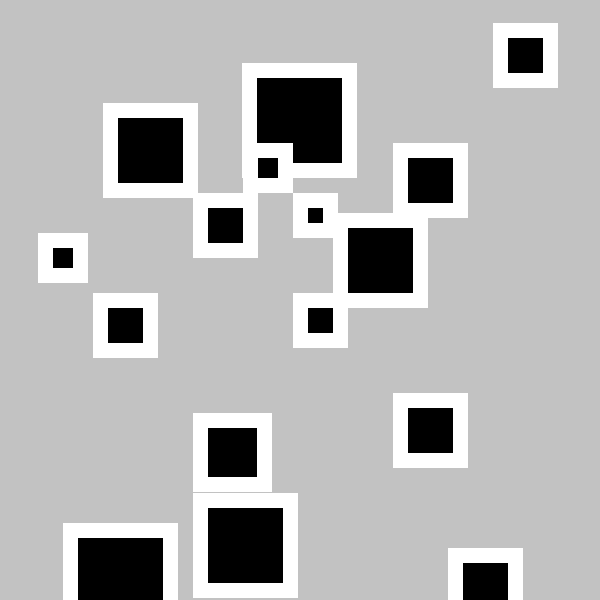
Frame 1 (no input)
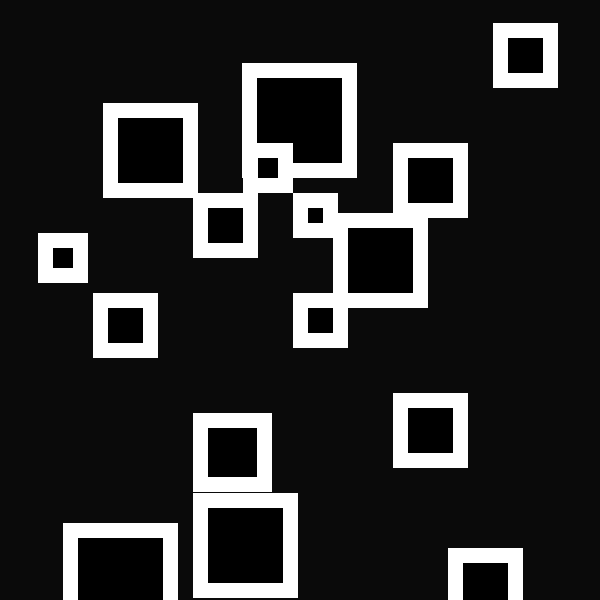
Frame 60 (the mouse pressed at the canvas centre just before this capture)
Frame 120 (the mouse held since frame 60 and released just before this capture): identical to frame 60, image omitted

The Processing sketch that drew these frames (run headless with seeded random() and noise(); from frame 60 on, the mouse is pressed at the canvas centre):

// Processing sketch: processing_39357
// ── processing_39357.pde

//use arrow keys



rectangles a, b, c, d, e, f, g, h, i, j, k, l, m, n, o, p;

void setup ()
{
  size(600, 600);
  smooth();
  a = new rectangles();
  a.xp = 300;
  a.yp = 300;
  a.sp = random(3, 10);
  a.s = 40;

  b = new rectangles();
  b.xp = 200;
  b.yp = 200;
  b.sp =random(3, 10);
  b.s = 50;

  c = new rectangles();
  c.xp = 340;
  c.yp = 220;
  c.sp = random(3, 10);
  c.s = 80;

  d = new rectangles();
  d.xp = 200;
  d.yp = 500;
  d.sp = random(3, 10);
  d.s = 90;

  e = new rectangles();
  e.xp = 300;
  e.yp = 200;
  e.sp = random(3, 10);
  e.s = 30;

  f = new rectangles();
  f.xp = 400;
  f.yp = 150;
  f.sp = random(3, 10);
  f.s = 60;

  g = new rectangles();
  g.xp = 100;
  g.yp = 300;
  g.sp = random(3, 10);
  g.s = 50;

  h = new rectangles();
  h.xp = 455;
  h.yp = 555;
  h.sp = random(3, 10);
  h.s = 60;

  i = new rectangles();
  i.xp = 400;
  i.yp = 400;
  i.sp = random(3, 10);
  i.s = 60;

  j = new rectangles();
  j.xp = 249;
  j.yp = 70;
  j.sp = random(3, 10);
  j.s = 100;

  k = new rectangles();
  k.xp = 250;
  k.yp = 150;
  k.sp = random(3, 10);
  k.s = 35;

  l = new rectangles();
  l.xp = 200;
  l.yp = 420;
  l.sp = random(3, 10);
  l.s = 64;

  m = new rectangles();
  m.xp = 500;
  m.yp = 30;
  m.sp = random(3, 10);
  m.s = 50;

  n = new rectangles();
  n.xp = 110;
  n.yp = 110;
  n.sp = random(3, 10);
  n.s = 80;

  o = new rectangles();
  o.xp = 70;
  o.yp = 530;
  o.sp = random(3, 10);
  o.s = 100;

  p = new rectangles();
  p.xp = 45;
  p.yp = 240;
  p.sp = random(3, 10);
  p.s = 35;
}



void draw()
{
  fill(0, 12);
  rect(-50, -50, 700, 700);
  smooth();

  a.keyPressed();

  b.keyPressed();

  c.keyPressed();

  d.keyPressed();

  e.keyPressed();

  f.keyPressed();

  g.keyPressed();

  h.keyPressed();

  i.keyPressed();

  j.keyPressed();

  k.keyPressed();

  l.keyPressed();

  m.keyPressed();

  n.keyPressed();

  o.keyPressed();

  p.keyPressed();
  a.show();
  b.show();
  c.show();
  d.show();
  e.show();
  f.show();
  g.show();
  h.show();
  i.show();
  j.show();
  k.show();
  l.show();
  m.show();
  n.show();
  o.show();
  p.show();

  print (mouseX);
  print (",");
  println (mouseY);
}



class rectangles
{
  float xp;//x position
  float yp;//y position
  float sp;//speed
  float s;//size

  boolean uu = false;
  boolean dd = false;
  boolean ll = false;
  boolean rr = false;

  void show()
  {
    stroke(255);
    strokeWeight(15);
    fill(0);
    rect (xp, yp, s, s);
    if (xp > 680) xp = -80;

    if (yp > 680) yp = -80;

    if (xp < -80) xp = 680;

    if (yp < -80)yp = 680;
  }

  void keyPressed()
  {
    if (key == CODED)
    {
      if (keyCode == UP)
      {
        yp = yp-sp;
      }
      if (keyCode == DOWN)
      {
        yp = yp+sp;
      }
      if (keyCode == LEFT)
      {
        xp = xp-sp;
      }
      if (keyCode == RIGHT)
      {
        xp = xp+sp;
      }
    }
  }
  
}
